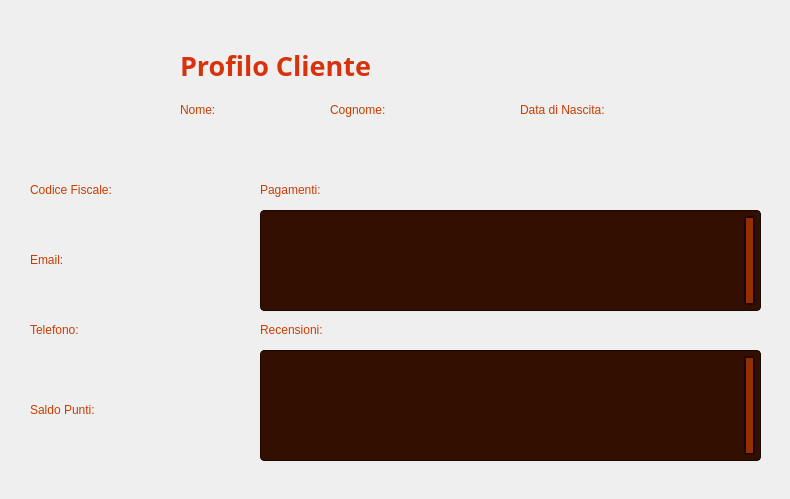
<?xml version="1.0" encoding="UTF-8"?>
<ui version="4.0">
 <class>VistaVisualizzaClienteAmministratore</class>
 <widget class="QWidget" name="VistaVisualizzaClienteAmministratore">
  <property name="geometry">
   <rect>
    <x>0</x>
    <y>0</y>
    <width>790</width>
    <height>499</height>
   </rect>
  </property>
  <property name="windowTitle">
   <string>Cliente - CineMax</string>
  </property>
  <widget class="QLabel" name="Sfondo">
   <property name="geometry">
    <rect>
     <x>0</x>
     <y>0</y>
     <width>791</width>
     <height>501</height>
    </rect>
   </property>
   <property name="font">
    <font>
     <family>Segoe UI</family>
    </font>
   </property>
   <property name="styleSheet">
    <string notr="true">QLabel {
    background: qlineargradient(
        x1: 0, y1: 1,
        x2: 0, y2: 0,
        stop: 0 #210A00,
        stop: 1 #7D2100
    );
}</string>
   </property>
   <property name="text">
    <string/>
   </property>
  </widget>
  <widget class="QLabel" name="labelProfilo">
   <property name="geometry">
    <rect>
     <x>30</x>
     <y>30</y>
     <width>121</width>
     <height>121</height>
    </rect>
   </property>
   <property name="text">
    <string/>
   </property>
   <property name="pixmap">
    <pixmap>Viste/Immagini/ProfiloButtonAmministratore.png</pixmap>
   </property>
   <property name="scaledContents">
    <bool>true</bool>
   </property>
  </widget>
  <widget class="QLabel" name="labelNome">
   <property name="geometry">
    <rect>
     <x>180</x>
     <y>100</y>
     <width>63</width>
     <height>20</height>
    </rect>
   </property>
   <property name="styleSheet">
    <string notr="true">QLabel {
    color: #C83C00;
}</string>
   </property>
   <property name="text">
    <string>Nome:</string>
   </property>
   <property name="alignment">
    <set>Qt::AlignmentFlag::AlignLeading|Qt::AlignmentFlag::AlignLeft|Qt::AlignmentFlag::AlignVCenter</set>
   </property>
  </widget>
  <widget class="QLabel" name="labelTitolo">
   <property name="geometry">
    <rect>
     <x>180</x>
     <y>30</y>
     <width>291</width>
     <height>71</height>
    </rect>
   </property>
   <property name="font">
    <font>
     <family>Segoe UI Variable</family>
     <pointsize>20</pointsize>
     <bold>true</bold>
    </font>
   </property>
   <property name="styleSheet">
    <string notr="true">QLabel {
    color: #D7320C;
}</string>
   </property>
   <property name="text">
    <string>Profilo Cliente</string>
   </property>
   <property name="alignment">
    <set>Qt::AlignmentFlag::AlignLeading|Qt::AlignmentFlag::AlignLeft|Qt::AlignmentFlag::AlignVCenter</set>
   </property>
  </widget>
  <widget class="ClickableLabel" name="labelHomeButton">
   <property name="geometry">
    <rect>
     <x>700</x>
     <y>20</y>
     <width>63</width>
     <height>61</height>
    </rect>
   </property>
   <property name="text">
    <string/>
   </property>
   <property name="pixmap">
    <pixmap>Viste/Immagini/HomeButtonAmministratore.png</pixmap>
   </property>
   <property name="scaledContents">
    <bool>true</bool>
   </property>
  </widget>
  <widget class="QLabel" name="labelCognome">
   <property name="geometry">
    <rect>
     <x>330</x>
     <y>100</y>
     <width>81</width>
     <height>20</height>
    </rect>
   </property>
   <property name="styleSheet">
    <string notr="true">QLabel {
    color: #C83C00;
}</string>
   </property>
   <property name="text">
    <string>Cognome:</string>
   </property>
   <property name="alignment">
    <set>Qt::AlignmentFlag::AlignLeading|Qt::AlignmentFlag::AlignLeft|Qt::AlignmentFlag::AlignVCenter</set>
   </property>
  </widget>
  <widget class="QLabel" name="labelNomeCliente">
   <property name="geometry">
    <rect>
     <x>180</x>
     <y>130</y>
     <width>131</width>
     <height>20</height>
    </rect>
   </property>
   <property name="styleSheet">
    <string notr="true">QLabel {
    color: #962D00;
}</string>
   </property>
   <property name="text">
    <string/>
   </property>
  </widget>
  <widget class="QLabel" name="labelCognomeCliente">
   <property name="geometry">
    <rect>
     <x>330</x>
     <y>130</y>
     <width>171</width>
     <height>20</height>
    </rect>
   </property>
   <property name="styleSheet">
    <string notr="true">QLabel {
    color: #962D00;
}</string>
   </property>
   <property name="text">
    <string/>
   </property>
  </widget>
  <widget class="QLabel" name="labelCodiceFiscale">
   <property name="geometry">
    <rect>
     <x>30</x>
     <y>180</y>
     <width>111</width>
     <height>20</height>
    </rect>
   </property>
   <property name="styleSheet">
    <string notr="true">QLabel {
    color: #C83C00;
}</string>
   </property>
   <property name="text">
    <string>Codice Fiscale:</string>
   </property>
   <property name="alignment">
    <set>Qt::AlignmentFlag::AlignLeading|Qt::AlignmentFlag::AlignLeft|Qt::AlignmentFlag::AlignVCenter</set>
   </property>
  </widget>
  <widget class="QLabel" name="labelCodiceFiscaleCliente">
   <property name="geometry">
    <rect>
     <x>30</x>
     <y>210</y>
     <width>131</width>
     <height>20</height>
    </rect>
   </property>
   <property name="styleSheet">
    <string notr="true">QLabel {
    color: #962D00;
}</string>
   </property>
   <property name="text">
    <string/>
   </property>
  </widget>
  <widget class="QLabel" name="labelEmail">
   <property name="geometry">
    <rect>
     <x>30</x>
     <y>250</y>
     <width>81</width>
     <height>20</height>
    </rect>
   </property>
   <property name="styleSheet">
    <string notr="true">QLabel {
    color: #C83C00;
}</string>
   </property>
   <property name="text">
    <string>Email:</string>
   </property>
   <property name="alignment">
    <set>Qt::AlignmentFlag::AlignLeading|Qt::AlignmentFlag::AlignLeft|Qt::AlignmentFlag::AlignVCenter</set>
   </property>
  </widget>
  <widget class="QLabel" name="labelEmailCliente">
   <property name="geometry">
    <rect>
     <x>30</x>
     <y>280</y>
     <width>191</width>
     <height>20</height>
    </rect>
   </property>
   <property name="styleSheet">
    <string notr="true">QLabel {
    color: #962D00;
}</string>
   </property>
   <property name="text">
    <string/>
   </property>
  </widget>
  <widget class="QLabel" name="labelTelefono">
   <property name="geometry">
    <rect>
     <x>30</x>
     <y>320</y>
     <width>81</width>
     <height>20</height>
    </rect>
   </property>
   <property name="styleSheet">
    <string notr="true">QLabel {
    color: #C83C00;
}</string>
   </property>
   <property name="text">
    <string>Telefono:</string>
   </property>
   <property name="alignment">
    <set>Qt::AlignmentFlag::AlignLeading|Qt::AlignmentFlag::AlignLeft|Qt::AlignmentFlag::AlignVCenter</set>
   </property>
  </widget>
  <widget class="QLabel" name="labelTelefonoCliente">
   <property name="geometry">
    <rect>
     <x>30</x>
     <y>350</y>
     <width>101</width>
     <height>20</height>
    </rect>
   </property>
   <property name="styleSheet">
    <string notr="true">QLabel {
    color: #962D00;
}</string>
   </property>
   <property name="text">
    <string/>
   </property>
  </widget>
  <widget class="QLabel" name="labelPunti">
   <property name="geometry">
    <rect>
     <x>30</x>
     <y>400</y>
     <width>81</width>
     <height>20</height>
    </rect>
   </property>
   <property name="styleSheet">
    <string notr="true">QLabel {
    color: #C83C00;
}</string>
   </property>
   <property name="text">
    <string>Saldo Punti:</string>
   </property>
   <property name="alignment">
    <set>Qt::AlignmentFlag::AlignLeading|Qt::AlignmentFlag::AlignLeft|Qt::AlignmentFlag::AlignVCenter</set>
   </property>
  </widget>
  <widget class="QLabel" name="labelPuntiCliente">
   <property name="geometry">
    <rect>
     <x>30</x>
     <y>430</y>
     <width>81</width>
     <height>20</height>
    </rect>
   </property>
   <property name="styleSheet">
    <string notr="true">QLabel {
    color: #962D00;
}</string>
   </property>
   <property name="text">
    <string/>
   </property>
  </widget>
  <widget class="ClickableLabel" name="labelIndietroButton">
   <property name="geometry">
    <rect>
     <x>620</x>
     <y>20</y>
     <width>63</width>
     <height>61</height>
    </rect>
   </property>
   <property name="text">
    <string/>
   </property>
   <property name="pixmap">
    <pixmap>Viste/Immagini/IndietroButtonAmministratore.png</pixmap>
   </property>
   <property name="scaledContents">
    <bool>true</bool>
   </property>
  </widget>
  <widget class="QLabel" name="labelPagamenti">
   <property name="geometry">
    <rect>
     <x>260</x>
     <y>180</y>
     <width>111</width>
     <height>20</height>
    </rect>
   </property>
   <property name="styleSheet">
    <string notr="true">QLabel {
    color: #C83C00;
}</string>
   </property>
   <property name="text">
    <string>Pagamenti:</string>
   </property>
   <property name="alignment">
    <set>Qt::AlignmentFlag::AlignLeading|Qt::AlignmentFlag::AlignLeft|Qt::AlignmentFlag::AlignVCenter</set>
   </property>
  </widget>
  <widget class="QLabel" name="labelRecensioni">
   <property name="geometry">
    <rect>
     <x>260</x>
     <y>320</y>
     <width>111</width>
     <height>20</height>
    </rect>
   </property>
   <property name="styleSheet">
    <string notr="true">QLabel {
    color: #C83C00;
}</string>
   </property>
   <property name="text">
    <string>Recensioni:</string>
   </property>
   <property name="alignment">
    <set>Qt::AlignmentFlag::AlignLeading|Qt::AlignmentFlag::AlignLeft|Qt::AlignmentFlag::AlignVCenter</set>
   </property>
  </widget>
  <widget class="QLabel" name="labelDataNascita">
   <property name="geometry">
    <rect>
     <x>520</x>
     <y>100</y>
     <width>111</width>
     <height>20</height>
    </rect>
   </property>
   <property name="styleSheet">
    <string notr="true">QLabel {
    color: #C83C00;
}</string>
   </property>
   <property name="text">
    <string>Data di Nascita:</string>
   </property>
   <property name="alignment">
    <set>Qt::AlignmentFlag::AlignLeading|Qt::AlignmentFlag::AlignLeft|Qt::AlignmentFlag::AlignVCenter</set>
   </property>
  </widget>
  <widget class="QLabel" name="labelDataNascitaCliente">
   <property name="geometry">
    <rect>
     <x>520</x>
     <y>130</y>
     <width>101</width>
     <height>20</height>
    </rect>
   </property>
   <property name="styleSheet">
    <string notr="true">QLabel {
    color: #962D00;
}</string>
   </property>
   <property name="text">
    <string/>
   </property>
  </widget>
  <widget class="QTableView" name="tableViewPagamentiCliente">
   <property name="geometry">
    <rect>
     <x>260</x>
     <y>210</y>
     <width>501</width>
     <height>101</height>
    </rect>
   </property>
   <property name="styleSheet">
    <string notr="true">QTableView {
    background-color: #320F00;
    color: #962D00;
    border: 1px solid #190700;
    border-radius: 4px;
	font-size: 11px;
}

QTableView:focus {
    outline: none;
}

QHeaderView::section {
    background-color: #5A1A00;
    color: #C83C00;
    border: 1px solid #3B0E00;
	border-left: none;
    border-right: none;
	text-align: left;
    padding: 3px;
}

QTableView::item {
	border: 1px solid #190700;
    border-left: none;
    border-right: none;
	border-bottom: none;
}

QTableView::item:selected {
    background-color: #C83200;
    color: #FF3C00;
}

QTableView QScrollBar:vertical {
	background: #B43700;
	border: 2px solid #190700;
    border-radius: 4px;
    width: 21px;
    margin: 5px;
}

QTableView QScrollBar::handle:vertical {
	background: #962D00;
    min-height: 20px;
    border-radius: 4px;
}

QTableView QScrollBar::handle:vertical:hover {
    background: #C83200;
}

QTableView QScrollBar::add-line:vertical, QScrollBar::sub-line:vertical {
	background: none;
    border: none;
}</string>
   </property>
   <property name="verticalScrollBarPolicy">
    <enum>Qt::ScrollBarPolicy::ScrollBarAlwaysOn</enum>
   </property>
   <property name="horizontalScrollBarPolicy">
    <enum>Qt::ScrollBarPolicy::ScrollBarAlwaysOff</enum>
   </property>
   <property name="sizeAdjustPolicy">
    <enum>QAbstractScrollArea::SizeAdjustPolicy::AdjustToContents</enum>
   </property>
   <property name="tabKeyNavigation">
    <bool>false</bool>
   </property>
   <property name="showDropIndicator" stdset="0">
    <bool>false</bool>
   </property>
   <property name="dragDropOverwriteMode">
    <bool>false</bool>
   </property>
   <property name="selectionMode">
    <enum>QAbstractItemView::SelectionMode::SingleSelection</enum>
   </property>
   <property name="selectionBehavior">
    <enum>QAbstractItemView::SelectionBehavior::SelectRows</enum>
   </property>
   <property name="showGrid">
    <bool>false</bool>
   </property>
   <property name="cornerButtonEnabled">
    <bool>false</bool>
   </property>
   <attribute name="horizontalHeaderHighlightSections">
    <bool>false</bool>
   </attribute>
   <attribute name="verticalHeaderVisible">
    <bool>false</bool>
   </attribute>
   <attribute name="verticalHeaderMinimumSectionSize">
    <number>25</number>
   </attribute>
   <attribute name="verticalHeaderDefaultSectionSize">
    <number>25</number>
   </attribute>
   <attribute name="verticalHeaderHighlightSections">
    <bool>false</bool>
   </attribute>
  </widget>
  <widget class="QTableView" name="tableViewRecensioniCliente">
   <property name="geometry">
    <rect>
     <x>260</x>
     <y>350</y>
     <width>501</width>
     <height>111</height>
    </rect>
   </property>
   <property name="styleSheet">
    <string notr="true">QTableView {
    background-color: #320F00;
    color: #962D00;
    border: 1px solid #190700;
    border-radius: 4px;
	font-size: 11px;
}

QTableView:focus {
    outline: none;
}

QHeaderView::section {
    background-color: #5A1A00;
    color: #C83C00;
    border: 1px solid #3B0E00;
	border-left: none;
    border-right: none;
	text-align: left;
    padding: 3px;
}

QTableView::item {
	border: 1px solid #190700;
    border-left: none;
    border-right: none;
	border-bottom: none;
}

QTableView::item:selected {
    background-color: #C83200;
    color: #FF3C00;
}

QTableView QScrollBar:vertical {
	background: #B43700;
	border: 2px solid #190700;
    border-radius: 4px;
    width: 21px;
    margin: 5px;
}

QTableView QScrollBar::handle:vertical {
	background: #962D00;
    min-height: 20px;
    border-radius: 4px;
}

QTableView QScrollBar::handle:vertical:hover {
    background: #C83200;
}

QTableView QScrollBar::add-line:vertical, QScrollBar::sub-line:vertical {
	background: none;
    border: none;
}</string>
   </property>
   <property name="verticalScrollBarPolicy">
    <enum>Qt::ScrollBarPolicy::ScrollBarAlwaysOn</enum>
   </property>
   <property name="horizontalScrollBarPolicy">
    <enum>Qt::ScrollBarPolicy::ScrollBarAlwaysOff</enum>
   </property>
   <property name="sizeAdjustPolicy">
    <enum>QAbstractScrollArea::SizeAdjustPolicy::AdjustToContents</enum>
   </property>
   <property name="tabKeyNavigation">
    <bool>false</bool>
   </property>
   <property name="showDropIndicator" stdset="0">
    <bool>false</bool>
   </property>
   <property name="dragDropOverwriteMode">
    <bool>false</bool>
   </property>
   <property name="selectionMode">
    <enum>QAbstractItemView::SelectionMode::SingleSelection</enum>
   </property>
   <property name="selectionBehavior">
    <enum>QAbstractItemView::SelectionBehavior::SelectRows</enum>
   </property>
   <property name="showGrid">
    <bool>false</bool>
   </property>
   <property name="cornerButtonEnabled">
    <bool>false</bool>
   </property>
   <attribute name="horizontalHeaderHighlightSections">
    <bool>false</bool>
   </attribute>
   <attribute name="verticalHeaderVisible">
    <bool>false</bool>
   </attribute>
   <attribute name="verticalHeaderMinimumSectionSize">
    <number>25</number>
   </attribute>
   <attribute name="verticalHeaderDefaultSectionSize">
    <number>25</number>
   </attribute>
   <attribute name="verticalHeaderHighlightSections">
    <bool>false</bool>
   </attribute>
  </widget>
 </widget>
 <customwidgets>
  <customwidget>
   <class>ClickableLabel</class>
   <extends>QLabel</extends>
   <header>clickablelabel.h</header>
  </customwidget>
 </customwidgets>
 <resources/>
 <connections/>
</ui>
